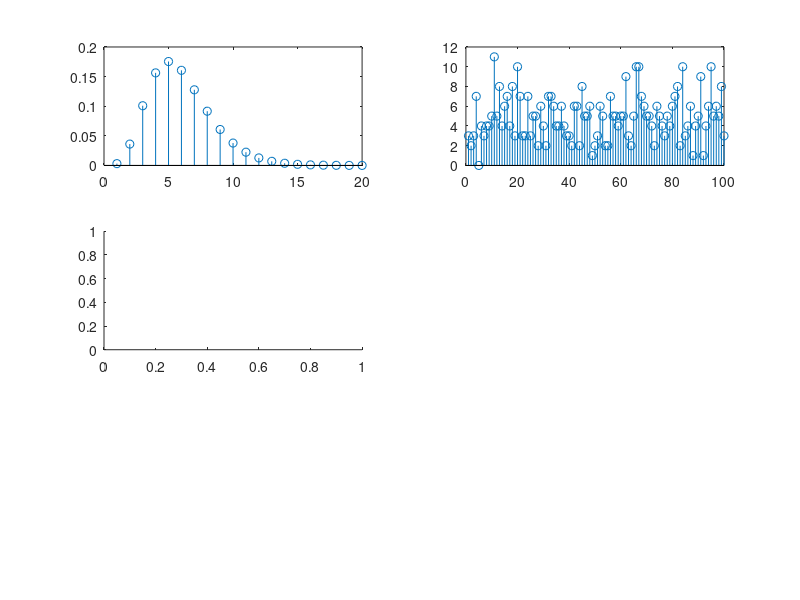

Write the MATLAB code that produced this figure. (Note: this script raises an error after producing the figure.)
clear all
clc
close all

k = 1:20;
lambda = 5;
y = poisspdf(lambda,k);
subplot(3,2,1)
stem (k,y)

M = 10000;
x= poissrnd(lambda , M, 1);

time=1:100;

for t=1:length(time)
    
    x(t) = poissrnd(5);
end


for t=1:length(time)
    n(t) = poissrnd(5);
end
subplot(3,2,2)
stem(time,n)

N = 30;
subplot(3,2,3)
h=histogram(x,N,'Normalization','pdf');
title('Histogram Samples of k');
xlabel('x'); ylabel('Probability');

subplot(3,2,4)
for t=1:length(time)
    e = rand*0.005;
    b = unidrnd(5);
    r = e*t  + b;
    z(t) = poissrnd(r);
end

plot(time,z) 


subplot(3,2,6)
for t = 1: length(time)
    l(t) = n(t) + z(t);
   
end
plot(time,l)



subplot(3,2,5)

  for m = 1:10 
    for t = 1: length(time)
    e = rand*0.005;
    b = unidrnd(5);
    r = e*t  + b;
    z(t) = poissrnd(r);   
    n(t) = poissrnd(5);
        
        
    l(t) = n(t) + z(t);
    
    end
       plot(time,l)
   hold on

  end    

  
